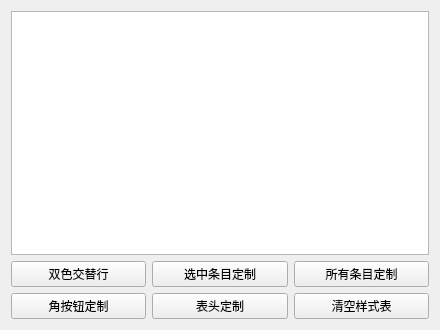
<?xml version="1.0" encoding="UTF-8"?>
<ui version="4.0">
 <class>Widget</class>
 <widget class="QWidget" name="Widget">
  <property name="geometry">
   <rect>
    <x>0</x>
    <y>0</y>
    <width>440</width>
    <height>330</height>
   </rect>
  </property>
  <property name="windowTitle">
   <string>Widget</string>
  </property>
  <layout class="QVBoxLayout" name="verticalLayout">
   <item>
    <widget class="QTableWidget" name="tableWidget"/>
   </item>
   <item>
    <layout class="QGridLayout" name="gridLayout">
     <item row="0" column="0">
      <widget class="QPushButton" name="pushButtonAlternatingRowColors">
       <property name="text">
        <string>双色交替行</string>
       </property>
      </widget>
     </item>
     <item row="0" column="1">
      <widget class="QPushButton" name="pushButtonSelectionCustom">
       <property name="text">
        <string>选中条目定制</string>
       </property>
      </widget>
     </item>
     <item row="0" column="2">
      <widget class="QPushButton" name="pushButtonItemCustom">
       <property name="text">
        <string>所有条目定制</string>
       </property>
      </widget>
     </item>
     <item row="1" column="0">
      <widget class="QPushButton" name="pushButtonCornerButtonCustom">
       <property name="text">
        <string>角按钮定制</string>
       </property>
      </widget>
     </item>
     <item row="1" column="1">
      <widget class="QPushButton" name="pushButtonHeaderCustom">
       <property name="text">
        <string>表头定制</string>
       </property>
      </widget>
     </item>
     <item row="1" column="2">
      <widget class="QPushButton" name="pushButtonCclearStyle">
       <property name="text">
        <string>清空样式表</string>
       </property>
      </widget>
     </item>
    </layout>
   </item>
  </layout>
 </widget>
 <layoutdefault spacing="6" margin="11"/>
 <resources/>
 <connections/>
</ui>
